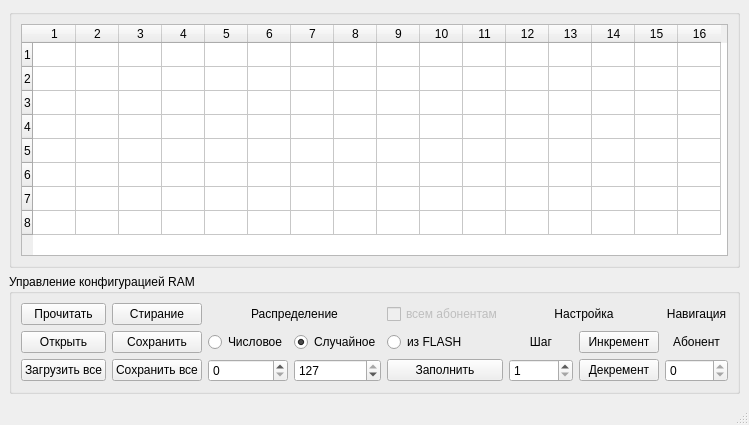
<?xml version="1.0" encoding="UTF-8"?>
<ui version="4.0">
 <class>ramwidget</class>
 <widget class="QMainWindow" name="ramwidget">
  <property name="geometry">
   <rect>
    <x>0</x>
    <y>0</y>
    <width>749</width>
    <height>425</height>
   </rect>
  </property>
  <property name="windowTitle">
   <string>Настройка RAM</string>
  </property>
  <widget class="QWidget" name="centralwidget">
   <layout class="QGridLayout" name="gridLayout">
    <item row="0" column="0">
     <widget class="QGroupBox" name="gbRamData">
      <property name="title">
       <string/>
      </property>
      <layout class="QGridLayout" name="gridLayout_2">
       <item row="0" column="0">
        <layout class="QVBoxLayout" name="sul_ram_layout">
         <item>
          <widget class="QTableWidget" name="ramTable">
           <attribute name="horizontalHeaderDefaultSectionSize">
            <number>43</number>
           </attribute>
           <attribute name="verticalHeaderDefaultSectionSize">
            <number>24</number>
           </attribute>
           <row>
            <property name="text">
             <string>1</string>
            </property>
           </row>
           <row>
            <property name="text">
             <string>2</string>
            </property>
           </row>
           <row>
            <property name="text">
             <string>3</string>
            </property>
           </row>
           <row>
            <property name="text">
             <string>4</string>
            </property>
           </row>
           <row>
            <property name="text">
             <string>5</string>
            </property>
           </row>
           <row>
            <property name="text">
             <string>6</string>
            </property>
           </row>
           <row>
            <property name="text">
             <string>7</string>
            </property>
           </row>
           <row>
            <property name="text">
             <string>8</string>
            </property>
           </row>
           <column>
            <property name="text">
             <string>1</string>
            </property>
           </column>
           <column>
            <property name="text">
             <string>2</string>
            </property>
           </column>
           <column>
            <property name="text">
             <string>3</string>
            </property>
           </column>
           <column>
            <property name="text">
             <string>4</string>
            </property>
           </column>
           <column>
            <property name="text">
             <string>5</string>
            </property>
           </column>
           <column>
            <property name="text">
             <string>6</string>
            </property>
           </column>
           <column>
            <property name="text">
             <string>7</string>
            </property>
           </column>
           <column>
            <property name="text">
             <string>8</string>
            </property>
           </column>
           <column>
            <property name="text">
             <string>9</string>
            </property>
           </column>
           <column>
            <property name="text">
             <string>10</string>
            </property>
           </column>
           <column>
            <property name="text">
             <string>11</string>
            </property>
           </column>
           <column>
            <property name="text">
             <string>12</string>
            </property>
           </column>
           <column>
            <property name="text">
             <string>13</string>
            </property>
           </column>
           <column>
            <property name="text">
             <string>14</string>
            </property>
           </column>
           <column>
            <property name="text">
             <string>15</string>
            </property>
           </column>
           <column>
            <property name="text">
             <string>16</string>
            </property>
           </column>
          </widget>
         </item>
        </layout>
       </item>
      </layout>
     </widget>
    </item>
    <item row="1" column="0">
     <widget class="QGroupBox" name="groupBox_7">
      <property name="title">
       <string>Управление конфигурацией RAM</string>
      </property>
      <layout class="QGridLayout" name="gridLayout_3">
       <item row="0" column="0">
        <layout class="QGridLayout" name="gridLayout_4">
         <item row="2" column="1">
          <widget class="QPushButton" name="btnRamSaveAll">
           <property name="text">
            <string>Сохранить все</string>
           </property>
          </widget>
         </item>
         <item row="1" column="2">
          <widget class="QRadioButton" name="rbtFillRamPattern">
           <property name="text">
            <string>Числовое</string>
           </property>
          </widget>
         </item>
         <item row="1" column="3">
          <widget class="QRadioButton" name="rbtFillRamRandom">
           <property name="text">
            <string>Случайное</string>
           </property>
           <property name="checked">
            <bool>true</bool>
           </property>
          </widget>
         </item>
         <item row="2" column="2">
          <widget class="QSpinBox" name="patternFixValue">
           <property name="maximum">
            <number>31</number>
           </property>
          </widget>
         </item>
         <item row="1" column="5">
          <widget class="QLabel" name="label_16">
           <property name="text">
            <string>Шаг</string>
           </property>
           <property name="alignment">
            <set>Qt::AlignCenter</set>
           </property>
          </widget>
         </item>
         <item row="2" column="5">
          <widget class="QSpinBox" name="spbRamStepValue">
           <property name="minimum">
            <number>1</number>
           </property>
           <property name="maximum">
            <number>31</number>
           </property>
          </widget>
         </item>
         <item row="1" column="6">
          <widget class="QPushButton" name="btnIncRamValue">
           <property name="text">
            <string>Инкремент</string>
           </property>
          </widget>
         </item>
         <item row="2" column="6">
          <widget class="QPushButton" name="btnDecRamValue">
           <property name="text">
            <string>Декремент</string>
           </property>
          </widget>
         </item>
         <item row="1" column="7">
          <widget class="QLabel" name="label_35">
           <property name="text">
            <string>Абонент</string>
           </property>
           <property name="alignment">
            <set>Qt::AlignCenter</set>
           </property>
          </widget>
         </item>
         <item row="2" column="7">
          <widget class="QSpinBox" name="spbRamAbonentNumber">
           <property name="minimum">
            <number>0</number>
           </property>
           <property name="maximum">
            <number>0</number>
           </property>
          </widget>
         </item>
         <item row="0" column="7">
          <widget class="QLabel" name="label_36">
           <property name="text">
            <string>Навигация</string>
           </property>
           <property name="alignment">
            <set>Qt::AlignCenter</set>
           </property>
          </widget>
         </item>
         <item row="0" column="5" colspan="2">
          <widget class="QLabel" name="label_31">
           <property name="text">
            <string>Настройка</string>
           </property>
           <property name="alignment">
            <set>Qt::AlignCenter</set>
           </property>
          </widget>
         </item>
         <item row="0" column="2" colspan="2">
          <widget class="QLabel" name="label_34">
           <property name="text">
            <string>Распределение</string>
           </property>
           <property name="alignment">
            <set>Qt::AlignCenter</set>
           </property>
          </widget>
         </item>
         <item row="0" column="1">
          <widget class="QPushButton" name="btnRamErase">
           <property name="text">
            <string>Стирание</string>
           </property>
          </widget>
         </item>
         <item row="1" column="1">
          <widget class="QPushButton" name="btnSaveAbonentRamFile">
           <property name="text">
            <string>Сохранить</string>
           </property>
          </widget>
         </item>
         <item row="1" column="4">
          <widget class="QRadioButton" name="rbtFillRamFlash">
           <property name="text">
            <string>из FLASH</string>
           </property>
          </widget>
         </item>
         <item row="2" column="4">
          <widget class="QPushButton" name="btnFillRam">
           <property name="text">
            <string>Заполнить</string>
           </property>
          </widget>
         </item>
         <item row="2" column="3">
          <widget class="QSpinBox" name="patternRndValue">
           <property name="maximum">
            <number>127</number>
           </property>
           <property name="value">
            <number>127</number>
           </property>
          </widget>
         </item>
         <item row="0" column="4">
          <widget class="QCheckBox" name="updateRamAll">
           <property name="enabled">
            <bool>false</bool>
           </property>
           <property name="text">
            <string>всем абонентам</string>
           </property>
          </widget>
         </item>
         <item row="2" column="0">
          <widget class="QPushButton" name="btnRamLoadAll">
           <property name="text">
            <string>Загрузить все</string>
           </property>
          </widget>
         </item>
         <item row="1" column="0">
          <widget class="QPushButton" name="btnRamOpen">
           <property name="toolTip">
            <string/>
           </property>
           <property name="statusTip">
            <string/>
           </property>
           <property name="whatsThis">
            <string/>
           </property>
           <property name="text">
            <string>Открыть</string>
           </property>
          </widget>
         </item>
         <item row="0" column="0">
          <widget class="QPushButton" name="btnReadAbonentRamFile">
           <property name="text">
            <string>Прочитать</string>
           </property>
          </widget>
         </item>
        </layout>
       </item>
      </layout>
     </widget>
    </item>
   </layout>
  </widget>
  <widget class="QMenuBar" name="menubar">
   <property name="geometry">
    <rect>
     <x>0</x>
     <y>0</y>
     <width>749</width>
     <height>21</height>
    </rect>
   </property>
  </widget>
  <widget class="QStatusBar" name="statusbar"/>
 </widget>
 <resources/>
 <connections/>
</ui>
